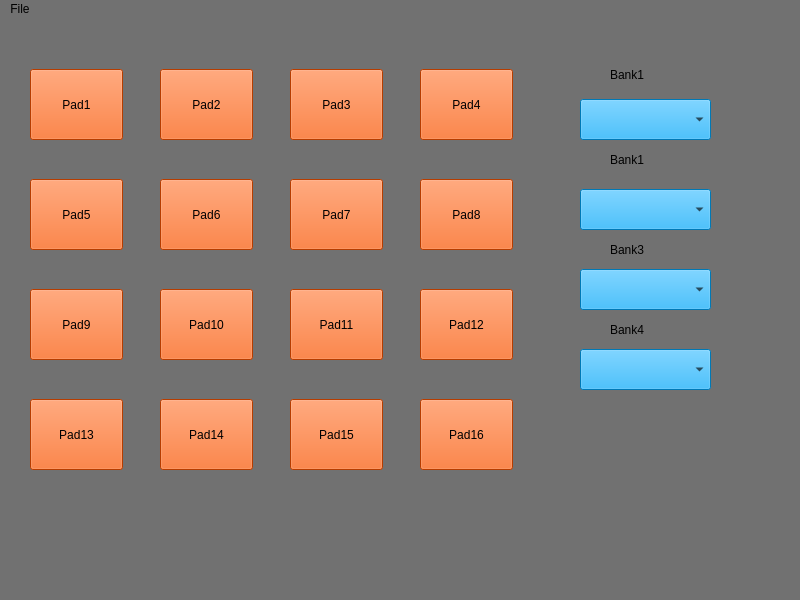
<?xml version="1.0" encoding="UTF-8"?>
<ui version="4.0">
 <author>ZipSnipe</author>
 <class>MainWindow</class>
 <widget class="QMainWindow" name="MainWindow">
  <property name="geometry">
   <rect>
    <x>0</x>
    <y>0</y>
    <width>800</width>
    <height>600</height>
   </rect>
  </property>
  <property name="windowTitle">
   <string>Zip808</string>
  </property>
  <property name="styleSheet">
   <string notr="true">background-color: rgb(113, 113, 113);</string>
  </property>
  <widget class="QWidget" name="centralwidget">
   <widget class="QPushButton" name="Pad1">
    <property name="geometry">
     <rect>
      <x>30</x>
      <y>50</y>
      <width>93</width>
      <height>71</height>
     </rect>
    </property>
    <property name="styleSheet">
     <string notr="true">background-color: rgb(255, 85, 0);</string>
    </property>
    <property name="text">
     <string>Pad1</string>
    </property>
   </widget>
   <widget class="QPushButton" name="Pad2">
    <property name="geometry">
     <rect>
      <x>160</x>
      <y>50</y>
      <width>93</width>
      <height>71</height>
     </rect>
    </property>
    <property name="styleSheet">
     <string notr="true">background-color: rgb(255, 85, 0);</string>
    </property>
    <property name="text">
     <string>Pad2</string>
    </property>
   </widget>
   <widget class="QPushButton" name="Pad4">
    <property name="geometry">
     <rect>
      <x>420</x>
      <y>50</y>
      <width>93</width>
      <height>71</height>
     </rect>
    </property>
    <property name="styleSheet">
     <string notr="true">background-color: rgb(255, 85, 0);</string>
    </property>
    <property name="text">
     <string>Pad4</string>
    </property>
   </widget>
   <widget class="QPushButton" name="Pad3">
    <property name="geometry">
     <rect>
      <x>290</x>
      <y>50</y>
      <width>93</width>
      <height>71</height>
     </rect>
    </property>
    <property name="styleSheet">
     <string notr="true">background-color: rgb(255, 85, 0);</string>
    </property>
    <property name="text">
     <string>Pad3</string>
    </property>
   </widget>
   <widget class="QPushButton" name="Pad7">
    <property name="geometry">
     <rect>
      <x>290</x>
      <y>160</y>
      <width>93</width>
      <height>71</height>
     </rect>
    </property>
    <property name="styleSheet">
     <string notr="true">background-color: rgb(255, 85, 0);</string>
    </property>
    <property name="text">
     <string>Pad7</string>
    </property>
   </widget>
   <widget class="QPushButton" name="Pad6">
    <property name="geometry">
     <rect>
      <x>160</x>
      <y>160</y>
      <width>93</width>
      <height>71</height>
     </rect>
    </property>
    <property name="styleSheet">
     <string notr="true">background-color: rgb(255, 85, 0);</string>
    </property>
    <property name="text">
     <string>Pad6</string>
    </property>
   </widget>
   <widget class="QPushButton" name="Pad8">
    <property name="geometry">
     <rect>
      <x>420</x>
      <y>160</y>
      <width>93</width>
      <height>71</height>
     </rect>
    </property>
    <property name="styleSheet">
     <string notr="true">background-color: rgb(255, 85, 0);</string>
    </property>
    <property name="text">
     <string>Pad8</string>
    </property>
   </widget>
   <widget class="QPushButton" name="Pad5">
    <property name="geometry">
     <rect>
      <x>30</x>
      <y>160</y>
      <width>93</width>
      <height>71</height>
     </rect>
    </property>
    <property name="styleSheet">
     <string notr="true">background-color: rgb(255, 85, 0);</string>
    </property>
    <property name="text">
     <string>Pad5</string>
    </property>
   </widget>
   <widget class="QPushButton" name="Pad15">
    <property name="geometry">
     <rect>
      <x>290</x>
      <y>380</y>
      <width>93</width>
      <height>71</height>
     </rect>
    </property>
    <property name="styleSheet">
     <string notr="true">background-color: rgb(255, 85, 0);</string>
    </property>
    <property name="text">
     <string>Pad15</string>
    </property>
   </widget>
   <widget class="QPushButton" name="Pad11">
    <property name="geometry">
     <rect>
      <x>290</x>
      <y>270</y>
      <width>93</width>
      <height>71</height>
     </rect>
    </property>
    <property name="styleSheet">
     <string notr="true">background-color: rgb(255, 85, 0);</string>
    </property>
    <property name="text">
     <string>Pad11</string>
    </property>
   </widget>
   <widget class="QPushButton" name="Pad13">
    <property name="geometry">
     <rect>
      <x>30</x>
      <y>380</y>
      <width>93</width>
      <height>71</height>
     </rect>
    </property>
    <property name="styleSheet">
     <string notr="true">background-color: rgb(255, 85, 0);</string>
    </property>
    <property name="text">
     <string>Pad13</string>
    </property>
   </widget>
   <widget class="QPushButton" name="Pad10">
    <property name="geometry">
     <rect>
      <x>160</x>
      <y>270</y>
      <width>93</width>
      <height>71</height>
     </rect>
    </property>
    <property name="styleSheet">
     <string notr="true">background-color: rgb(255, 85, 0);</string>
    </property>
    <property name="text">
     <string>Pad10</string>
    </property>
   </widget>
   <widget class="QPushButton" name="Pad12">
    <property name="geometry">
     <rect>
      <x>420</x>
      <y>270</y>
      <width>93</width>
      <height>71</height>
     </rect>
    </property>
    <property name="styleSheet">
     <string notr="true">background-color: rgb(255, 85, 0);</string>
    </property>
    <property name="text">
     <string>Pad12</string>
    </property>
   </widget>
   <widget class="QPushButton" name="Pad9">
    <property name="geometry">
     <rect>
      <x>30</x>
      <y>270</y>
      <width>93</width>
      <height>71</height>
     </rect>
    </property>
    <property name="styleSheet">
     <string notr="true">background-color: rgb(255, 85, 0);</string>
    </property>
    <property name="text">
     <string>Pad9</string>
    </property>
   </widget>
   <widget class="QPushButton" name="Pad14">
    <property name="geometry">
     <rect>
      <x>160</x>
      <y>380</y>
      <width>93</width>
      <height>71</height>
     </rect>
    </property>
    <property name="styleSheet">
     <string notr="true">background-color: rgb(255, 85, 0);</string>
    </property>
    <property name="text">
     <string>Pad14</string>
    </property>
   </widget>
   <widget class="QPushButton" name="Pad16">
    <property name="geometry">
     <rect>
      <x>420</x>
      <y>380</y>
      <width>93</width>
      <height>71</height>
     </rect>
    </property>
    <property name="styleSheet">
     <string notr="true">background-color: rgb(255, 85, 0);</string>
    </property>
    <property name="text">
     <string>Pad16</string>
    </property>
   </widget>
   <widget class="QComboBox" name="Bank1">
    <property name="geometry">
     <rect>
      <x>580</x>
      <y>80</y>
      <width>131</width>
      <height>41</height>
     </rect>
    </property>
    <property name="styleSheet">
     <string notr="true">background-color: rgb(0, 170, 255);</string>
    </property>
   </widget>
   <widget class="QComboBox" name="Bank2">
    <property name="geometry">
     <rect>
      <x>580</x>
      <y>170</y>
      <width>131</width>
      <height>41</height>
     </rect>
    </property>
    <property name="styleSheet">
     <string notr="true">background-color: rgb(0, 170, 255);</string>
    </property>
   </widget>
   <widget class="QComboBox" name="Bank3">
    <property name="geometry">
     <rect>
      <x>580</x>
      <y>250</y>
      <width>131</width>
      <height>41</height>
     </rect>
    </property>
    <property name="styleSheet">
     <string notr="true">background-color: rgb(0, 170, 255);</string>
    </property>
   </widget>
   <widget class="QComboBox" name="Bank4">
    <property name="geometry">
     <rect>
      <x>580</x>
      <y>330</y>
      <width>131</width>
      <height>41</height>
     </rect>
    </property>
    <property name="styleSheet">
     <string notr="true">background-color: rgb(0, 170, 255);</string>
    </property>
   </widget>
   <widget class="QLabel" name="Bank1_2">
    <property name="geometry">
     <rect>
      <x>610</x>
      <y>45</y>
      <width>71</width>
      <height>21</height>
     </rect>
    </property>
    <property name="text">
     <string>Bank1</string>
    </property>
   </widget>
   <widget class="QLabel" name="Bank2_2">
    <property name="geometry">
     <rect>
      <x>610</x>
      <y>130</y>
      <width>71</width>
      <height>21</height>
     </rect>
    </property>
    <property name="text">
     <string>Bank1</string>
    </property>
   </widget>
   <widget class="QLabel" name="Bank3_2">
    <property name="geometry">
     <rect>
      <x>610</x>
      <y>220</y>
      <width>71</width>
      <height>21</height>
     </rect>
    </property>
    <property name="text">
     <string>Bank3</string>
    </property>
   </widget>
   <widget class="QLabel" name="Bank4_2">
    <property name="geometry">
     <rect>
      <x>610</x>
      <y>300</y>
      <width>71</width>
      <height>21</height>
     </rect>
    </property>
    <property name="text">
     <string>Bank4</string>
    </property>
   </widget>
  </widget>
  <widget class="QMenuBar" name="menubar">
   <property name="geometry">
    <rect>
     <x>0</x>
     <y>0</y>
     <width>800</width>
     <height>26</height>
    </rect>
   </property>
   <widget class="QMenu" name="menuFile">
    <property name="title">
     <string>File</string>
    </property>
    <addaction name="actionSave"/>
    <addaction name="separator"/>
    <addaction name="actionExit"/>
   </widget>
   <addaction name="menuFile"/>
  </widget>
  <widget class="QStatusBar" name="statusbar"/>
  <action name="actionSave">
   <property name="text">
    <string>Save</string>
   </property>
  </action>
  <action name="actionExit">
   <property name="text">
    <string>Exit</string>
   </property>
  </action>
 </widget>
 <resources/>
 <connections/>
</ui>
